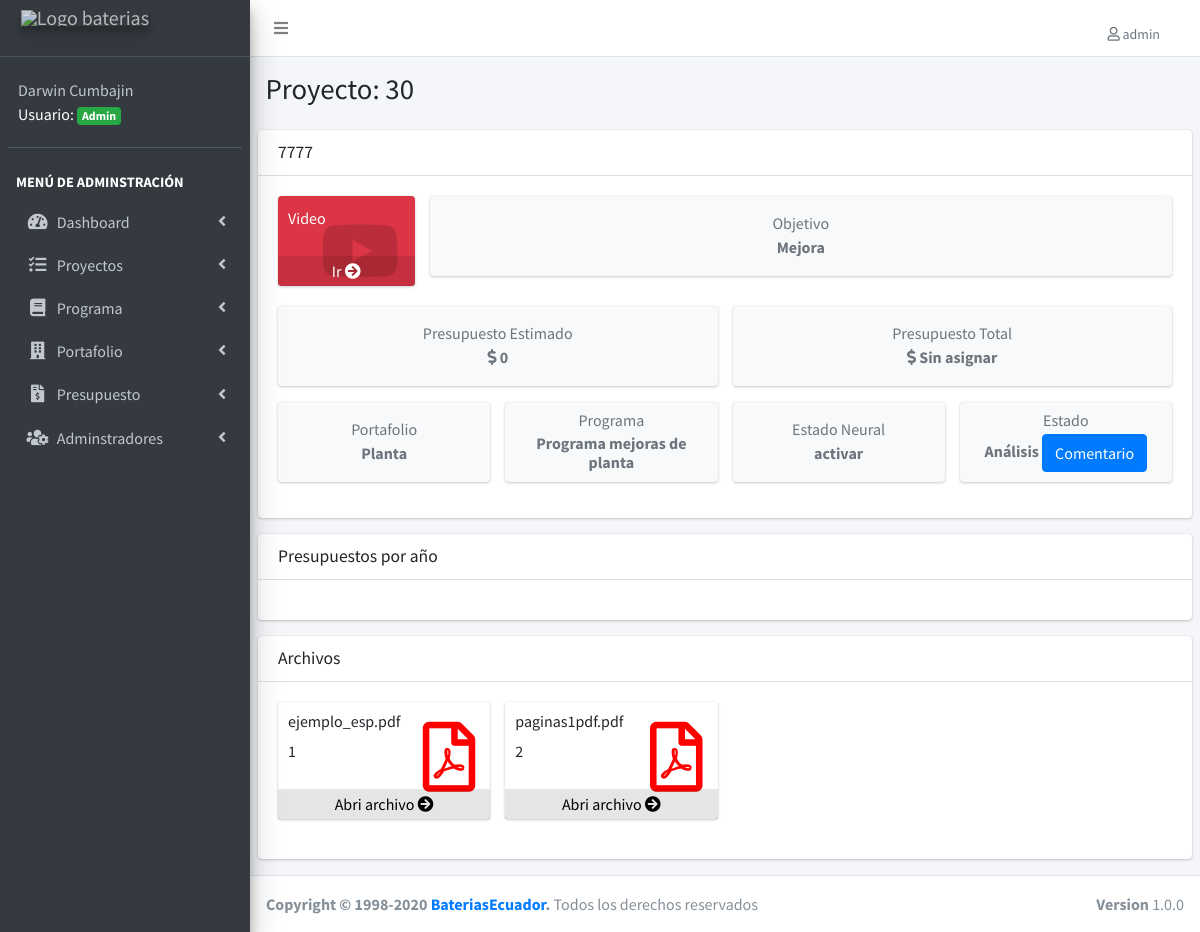
/detalle-proyecto.php?id=30 (signed in), run on the app's committed database.
### tables this page shows
CREATE TABLE IF NOT EXISTS `proyectos` (
  `proyecto_id` int(11) NOT NULL AUTO_INCREMENT,
  `detalle` varchar(255) NOT NULL,
  `objetivo_estrategico` varchar(100) NOT NULL,
  `presupuesto_inicial` double NOT NULL,
  `estado_neural` varchar(50) NOT NULL,
  `url_video` varchar(255) DEFAULT NULL,
  `url_documento` varchar(255) DEFAULT NULL,
  `portafolio_id` int(11) NOT NULL DEFAULT '0',
  `programa_id` int(11) NOT NULL,
  `estado_id` int(11) NOT NULL,
  `editado` datetime DEFAULT NULL,
  PRIMARY KEY (`proyecto_id`),
  UNIQUE KEY `detalle` (`detalle`),
  KEY `FK_proyectos_portafolios` (`portafolio_id`),
  KEY `FK_proyectos_programas` (`programa_id`),
  KEY `FK_proyectos_estados` (`estado_id`),
  CONSTRAINT `FK_proyectos_estados` FOREIGN KEY (`estado_id`) REFERENCES `estados` (`estado_id`),
  CONSTRAINT `FK_proyectos_portafolios` FOREIGN KEY (`portafolio_id`) REFERENCES `portafolios` (`portafolio_id`),
  CONSTRAINT `FK_proyectos_programas` FOREIGN KEY (`programa_id`) REFERENCES `programas` (`programa_id`)
);

CREATE TABLE IF NOT EXISTS `portafolios` (
  `portafolio_id` int(11) NOT NULL AUTO_INCREMENT,
  `area` varchar(50) NOT NULL DEFAULT '',
  `editado` datetime DEFAULT NULL,
  PRIMARY KEY (`portafolio_id`),
  UNIQUE KEY `area` (`area`)
);

CREATE TABLE IF NOT EXISTS `programas` (
  `programa_id` int(11) NOT NULL AUTO_INCREMENT,
  `descripcion` varchar(50) NOT NULL DEFAULT '0',
  `editado` datetime DEFAULT NULL,
  PRIMARY KEY (`programa_id`),
  UNIQUE KEY `descripcion` (`descripcion`)
);

CREATE TABLE IF NOT EXISTS `estados` (
  `estado_id` int(11) NOT NULL AUTO_INCREMENT,
  `estado` varchar(50) NOT NULL DEFAULT '',
  PRIMARY KEY (`estado_id`)
);

### detalle-proyecto.php (the view, shortened to what this page needs)
<?php
include_once('funciones/funciones.php');
include_once('templates/header.php');
$id = $_GET['id'];
include_once('templates/barra.php');
include_once('templates/navegacion.php');
?>
<div class="content-wrapper">
  <section class="content-header">
    <div class="container-fluid">
      <div class="row mb-2">
        <div class="col-sm-6">
          <h1>Proyecto: <?php echo $id ?> </h1>
        </div>
      </div>
    </div>
  </section>
  <section class="content">
    <?php
    try {
      $sql = "SELECT proyecto_id, detalle,url_video, url_documento, objetivo_estrategico, presupuesto_inicial, estado_neural, estados.estado_id, estado, area, descripcion ";
      $sql .= " FROM proyectos ";
      $sql .= " INNER JOIN portafolios ";
      $sql .= " ON proyectos.portafolio_id = portafolios.portafolio_id ";
      $sql .= " INNER JOIN programas ";
      $sql .= " ON proyectos.programa_id=programas.programa_id ";
      $sql .= " INNER JOIN estados ";
      $sql .= " ON proyectos.estado_id=estados.estado_id ";
      $sql .= " WHERE proyecto_id = $id ";
      $resultado = $conn->query($sql);
      $proyecto = $resultado->fetch_assoc();
    } catch (Exception $e) {
      echo "Error: " . $e->getMessage();
    }
    ?>
    <div class="card">
      <div class="card-header">
        <h3 class="card-title"><?php echo $proyecto['detalle'] ?></h3>
      </div>
      <div class="card-body">
        <div class="row">
          <?php
          $cartel = "col-sm-10";
          if ($proyecto['url_video'] !== "") {
            $video = "col-sm-2";
            $cartel = "col-sm-10"; ?>
            <div class=" col-12 <?php echo $video ?>">
              <div class="small-box bg-danger">
                <div class="inner">
                  <p>Video</p>
                </div>
                <div class="icon">
                  <i class="fab fa-youtube"></i>
                </div>
                <a href="<?php echo $proyecto['url_video'] ?>" class="small-box-footer">Ir <i class="fas fa-arrow-circle-right"></i></a>
              </div>
            </div>
          <?php } else {
            $cartel = "col-sm-12";
          }
          ?>
          <div class=" col-12 <?php echo $cartel ?>">
            <div class="info-box bg-light">
              <div class="info-box-content">
                <span class="info-box-text text-center text-muted">Objetivo</span>
                <span class="info-box-number text-center text-muted mb-0"> <?php echo $proyecto['objetivo_estrategico'] ?> </span>
              </div>
            </div>
          </div>
        </div>
        <div class="row">
          <div class="col-12 col-sm-6">
            <div class="info-box bg-light">
              <div class="info-box-content">
                <span class="info-box-text text-center text-muted">Presupuesto Estimado</span>
                <span class="info-box-number text-center text-muted mb-0"> <i class="fas fa-dollar-sign"></i> <?php echo $proyecto['presupuesto_inicial'] ?> </span>
              </div>
            </div>
          </div>
          <div class="col-12 col-sm-6">
            <?php
            $sql = " SELECT  SUM(presupuesto) AS total FROM cuentas ";
            $sql .= " INNER JOIN registros ON registros.registros_id = cuentas.registros_id ";
            $sql .= " WHERE proyecto_id = $id ";
            $resultado = $conn->query($sql);
            $registrados = $resultado->fetch_assoc();
            ?>
            <div class="info-box bg-light">
              <div class="info-box-content">
                <span class="info-box-text text-center text-muted">Presupuesto Total</span>
                <span class="info-box-number text-center text-muted mb-0"> <i class="fas fa-dollar-sign"></i>
                  <?php
                  if ($registrados['total'] == null) {
                    echo 'Sin asignar';
                  } else {
                    echo  $registrados['total'];
                  }
                  ?>
                </span>
              </div>
            </div>
          </div>
        </div>
        <div class="row">
          <div class="col-12 col-sm-3">
            <div class="info-box bg-light">
              <div class="info-box-content">
                <span class="info-box-text text-center text-muted">Portafolio</span>
                <span class="info-box-number text-center text-muted mb-0"> <?php echo $proyecto['area'] ?> </span>
              </div>
            </div>
          </div>
          <div class="col-12 col-sm-3">
            <div class="info-box bg-light">
              <div class="info-box-content">
                <span class="info-box-text text-center text-muted">Programa</span>
                <span class="info-box-number text-center text-muted mb-0"><?php echo $proyecto['descripcion'] ?></span>
              </div>
            </div>
          </div>
          <div class="col-12 col-sm-3">
            <div class="info-box bg-light">
              <div class="info-box-content">
                <span class="info-box-text text-center text-muted">Estado Neural</span>
                <span class="info-box-number text-center text-muted mb-0"> <?php echo $proyecto['estado_neural'] ?></span></div>
            </div>
          </div>
          <div class="col-12 col-sm-3">
            <div class="info-box bg-light">
              <div class="info-box-content">
                <span class="info-box-text text-center text-muted">Estado</span>
                <span class="info-box-number text-center text-muted mb-0"><?php echo $proyecto['estado'] ?>
                  <button type="button" class="btn btn-primary" data-toggle="modal" data-target="#exampleModal">
                    Comentario
                  </button>
                </span>
              </div>
            </div>
          </div>
        </div>
      </div>
    </div>
    <div class="card">
      <div class="card-header">
        <h3 class="card-title">Presupuestos por año</h3>
      </div>
      <div class="card-body">
      </div>
    </div>
    <div class="card">
      <div class="card-header">
        <h3 class="card-title">Archivos </h3>
      </div>
      <div class="card-body">
        <div class="row">
          <?php
          if ($proyecto['url_documento'] == "") { ?>
            <div class="col-lg-3 col-6">
              <div class="small-box bg-ligt">
                <div class="inner">
                  <p>No existen documentos</p>
                </div>
                <div class="icon">
                  <i class="fas fa-book-dead" style="color: black;"></i>
                </div>
                <a href="lista-cuenta.php" class="small-box-footer" style="color: black;"> </a>
              </div>
            </div>
            <?php  } else {
            $array = explode(",", $proyecto['url_documento']);
            foreach ($array as $clave => $valor) { ?>
              <div class="col-lg-3 col-6">
                <div class="small-box bg-ligt">
                  <div class="inner">
                    <h6><?php echo $valor; ?></h6>
                    <p><?php echo $clave + 1 ?></p>
                  </div>
                  <div class="icon">
                  <i class="far fa-file-pdf" style="color: red;"></i>
                  </div>
                  <a href="docs/<?php echo $valor; ?>" class="small-box-footer" style="color: black;">Abri archivo <i class="fas fa-arrow-circle-right"></i></a>
                </div>
              </div>
          <?php  }
          }
          ?>
        </div>
      </div>
    </div>
  </section>
</div>
<?php
include_once('templates/footer.php');
?>

### data on the page
proyectos: detalle "7777", objetivo_estrategico "Mejora", presupuesto_inicial "0", portafolio.area "Planta", programa.descripcion "Programa mejoras de planta", estado_neural "activar", estado.estado "Análisis", url_documento "ejemplo_esp.pdf", url_documento "paginas1pdf.pdf"

### other printed values
$_SESSION['usuario'] "admin"
$_SESSION['nombre'] "Darwin Cumbajin"
$id "30"
